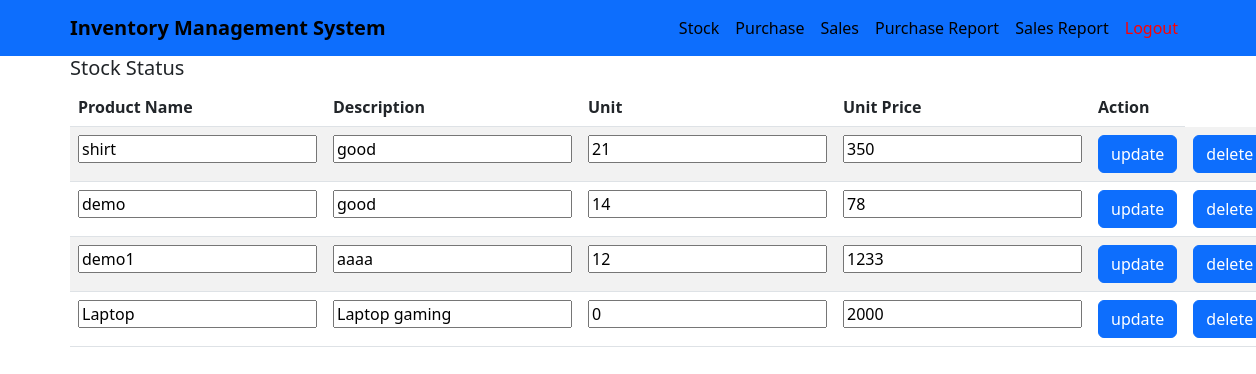
/index.php (signed in), run on the app's committed database.
### tables this page shows
CREATE TABLE `product` (
  `id` int NOT NULL,
  `name` varchar(100) NOT NULL,
  `des` varchar(100) NOT NULL,
  `unit` int NOT NULL,
  `unitprice` int NOT NULL,
  `created_at` timestamp NOT NULL DEFAULT CURRENT_TIMESTAMP
);

### index.php (the view, shortened to what this page needs)
<?php
    include "header.php";
    include "connection.php";
$sql = "SELECT * FROM product";
$result = $conn -> query ($sql);
?>
<html>
<head>
</head>
<body>
    <div class="container">
    <h5>Stock Status</h5>
    <table class="table table-striped">
  <thead>
    <tr>
      <th scope="col">Product Name</th>
      <th scope="col">Description</th>
      <th scope="col">Unit</th>
      <th scope="col">Unit Price</th>
      <th scope="col">Action</th>
    </tr>
  </thead>
  <tbody>
      <?php
          if (mysqli_num_rows($result) > 0) {
            while($row = mysqli_fetch_assoc($result)) {
              ?>
             <form action="<?php echo $_SERVER['PHP_SELF']; ?>" method="post">
               <tr>
                <td><input type="text" name="update_name"  value="<?php echo $row['name'];?>"></td>
                <td><input type="text" name="update_des"  value="<?php echo $row['des'];?>"></td>
                <td><input type="number" name="update_unit"  value="<?php echo $row['unit'];?>"></td>
                <td><input type="number" name="update_unitprice"  value="<?php echo $row['unitprice'];?>"></td>
                <td><button type="submit" class="btn btn-primary" name="update_btn">update</button></td>
                <td><a  class="btn btn-primary" href="index.php?remove=<?php echo $row['id']; ?>">delete</a></td>
                </tr>
                </form>
                <?php }
        } else {
            echo "0 results";
        }
        ?>
  </tbody>
</table>
</div>
</body>
</html>

### data on the page
product: update_name "shirt", update_des "good", update_unit "21", update_unitprice "350"
product: update_name "demo", update_des "good", update_unit "14", update_unitprice "78"
product: update_name "demo1", update_des "aaaa", update_unit "12", update_unitprice "1233"
product: update_name "Laptop", update_des "Laptop gaming", update_unit "0", update_unitprice "2000"
